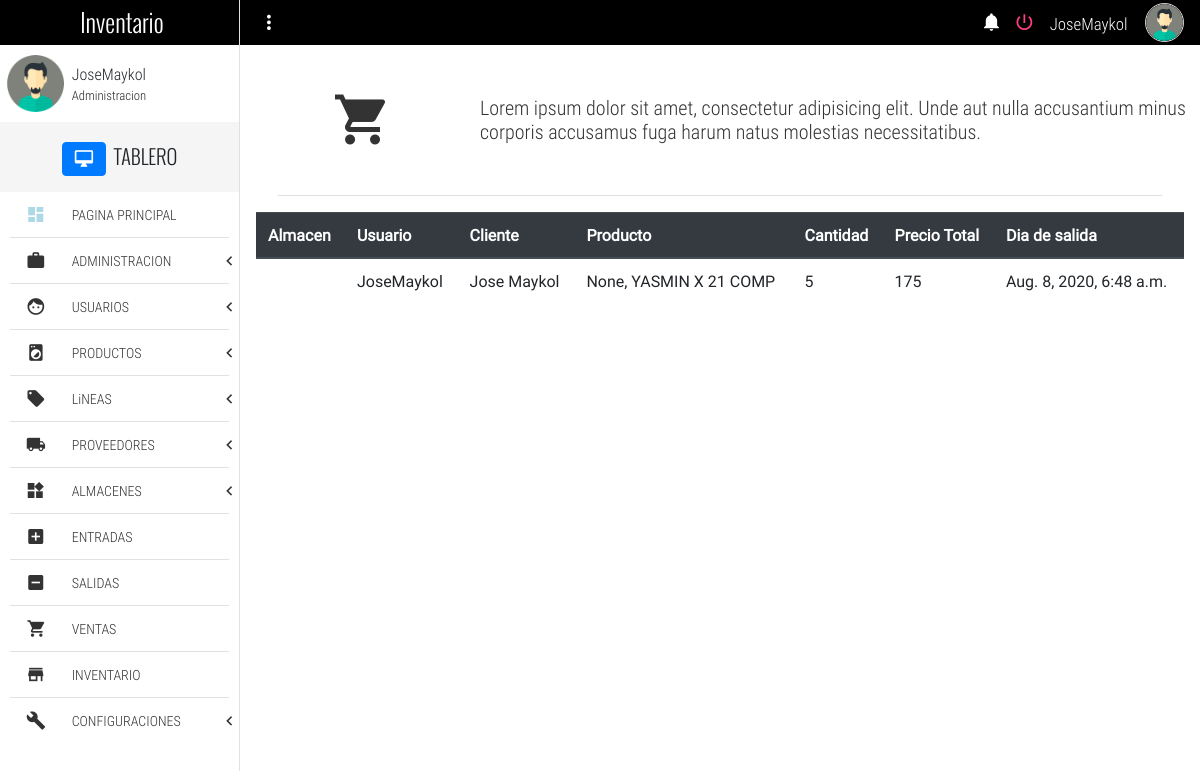
Page /sales (signed in) on the earlier database version.
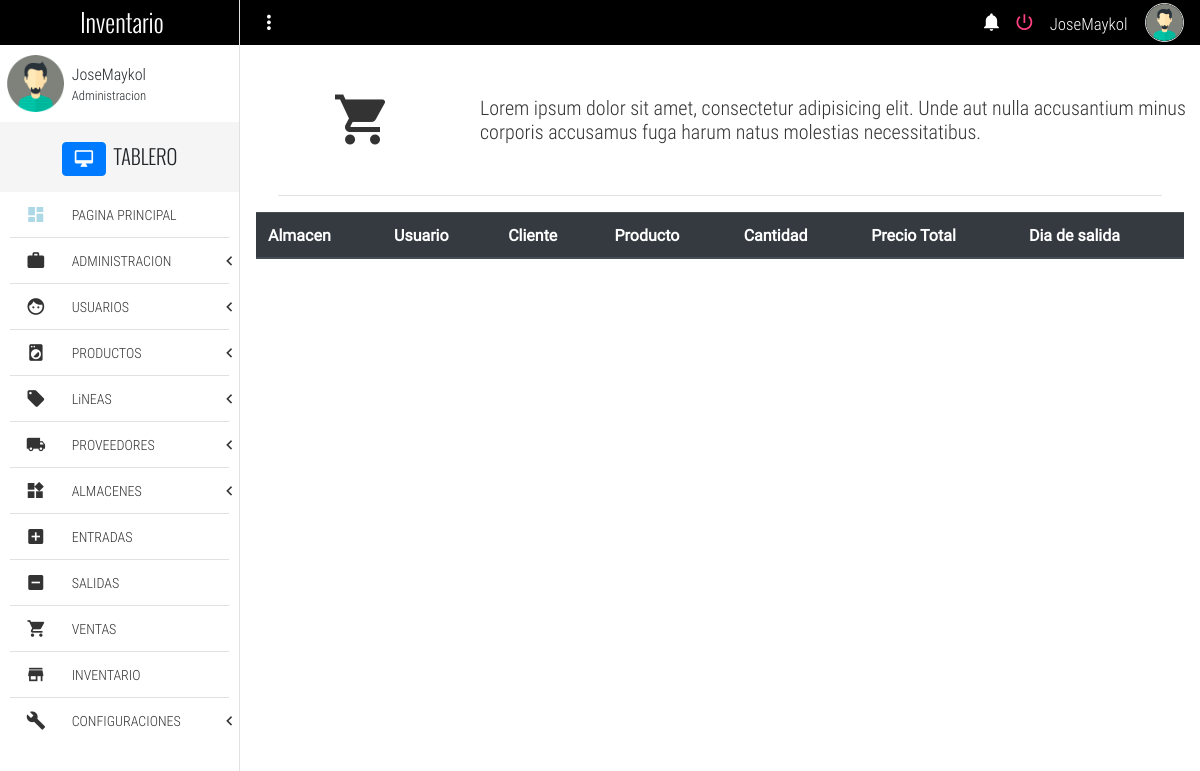
Same page on the later database version.
### Inventario/models.py (models this page shows, shortened)
class Sale(models.Model):
    user_name =  models.ForeignKey(User,on_delete= models.SET_DEFAULT, verbose_name= "Usuario", default= None)
    client = models.ForeignKey(Client, on_delete = models.SET_DEFAULT, default= None, verbose_name= "Cliente", null= True)
    product = models.ForeignKey(Inventory, on_delete= models.SET_DEFAULT, verbose_name= "Producto", default= None)
    store = models.ForeignKey(Store, on_delete = models.SET_DEFAULT, verbose_name= "Almacen", default= None)
    cant =  models.PositiveIntegerField(null= True, verbose_name= "Cantidad")
    created_at = models.DateTimeField(auto_now_add=True, null= True,verbose_name= "Fecha de venta")
    total_price = models.PositiveIntegerField(null = True, verbose_name= "Precio total", blank = True)
    class Meta:
        verbose_name = "Salida"
        verbose_name_plural =  "Salidas"

class Client(models.Model):
    customer_name =  models.CharField(max_length= 60, null= True, verbose_name= "Nombre del cliente")
    phone = models.CharField(max_length=20, null= True, verbose_name= "Numero de telefono")
    email = models.EmailField(null= True, verbose_name= "Correo electronico")
    razon_social = models.CharField(max_length=200,null=True, verbose_name="Razon social")
    RUC =models.CharField(null=True, max_length=11,verbose_name="RUC")
    def __str__(self):
        return self.customer_name
    class Meta:
        verbose_name = "Cliente"
        verbose_name_plural = "Clientes"

class Inventory(models.Model):
    store = models.CharField(max_length = 50, null= True, verbose_name= "Almacen")
    product = models.ForeignKey(Entry, on_delete= models.SET_DEFAULT, default= None, null= True)
    cant = models.PositiveIntegerField(null= True, verbose_name= "Cantidad")
    name_product =  models.CharField(max_length= 100, null= True, verbose_name= "Producto")
    presentation = models.CharField(max_length= 110, null = True, verbose_name= "Presentación")
    price_product = models.PositiveIntegerField(null= True, verbose_name = "Precio del producto")
    providers = models.CharField(null = True, verbose_name= "Proveedor", max_length= 100)
    line = models.CharField(max_length= 100,null = True, verbose_name= "Linea del producto")
    entry_date = models.DateTimeField(auto_now_add=True, null= True,verbose_name= "Fecha de entrada")
    def __str__(self):
        return f'{self.store}, {self.name_product}'

### Inventario/views.py (the view)
# urls.py: path('sales', views.sales, name = 'sales'),
def sales(request):
    sales = Sale.objects.all()
    return render(request,'sales.html',{'sales':sales})

### Templates/sales.html (shortened to what this page needs)
{% extends 'base.html' %}
{% block content %}
	<section class="full-width pageContent">
		<section class="full-width header-well">
			<div class="full-width header-well-icon">
				<i class="zmdi zmdi-shopping-cart"></i>
			</div>
			<div class="full-width header-well-text">
				<p class="text-condensedLight">
					Lorem ipsum dolor sit amet, consectetur adipisicing elit. Unde aut nulla accusantium minus corporis accusamus fuga harum natus molestias necessitatibus.
				</p>
			</div>
		</section>
		<div class="full-width divider-menu-h"></div>
		<div class="mdl-grid">
			<div class="mdl-cell mdl-cell--4-col-phone mdl-cell--8-col-tablet mdl-cell--12-col-desktop">
				<table class="table">
					<thead class="thead-dark">
					  <tr>
						<th scope="col">Almacen</th>
						<th scope="col">Usuario</th>
						<th scope="col">Cliente</th>
						<th scope="col">Producto</th>
						<th scope="col">Cantidad</th>
						<th scope="col">Precio Total</th>
						<th scope="col">Dia de salida</th>
					  </tr>
					</thead>
					<tbody>
					{% for s in sales%}
					  <tr>
						<td>{{s.store}}</td>
						<td>{{s.user_name}}</td>
						<td>{{s.client}}</td>
						<td>{{s.product}}</td>
						<td>{{s.cant}}</td>
						<td>{{s.total_price}}</td>
						<td>{{s.created_at}}</td>
					  </tr>
					{% endfor %}
					</tbody>
				</table>
			</div>
		</div>
	</section>
{% endblock %}

Differences in the rows shown:
removed Sale: user_name "JoseMaykol", client "Jose Maykol", product "None, YASMIN X 21 COMP", cant "5", total_price "175", created_at "Aug. 8, 2020, 6:48 a.m."
